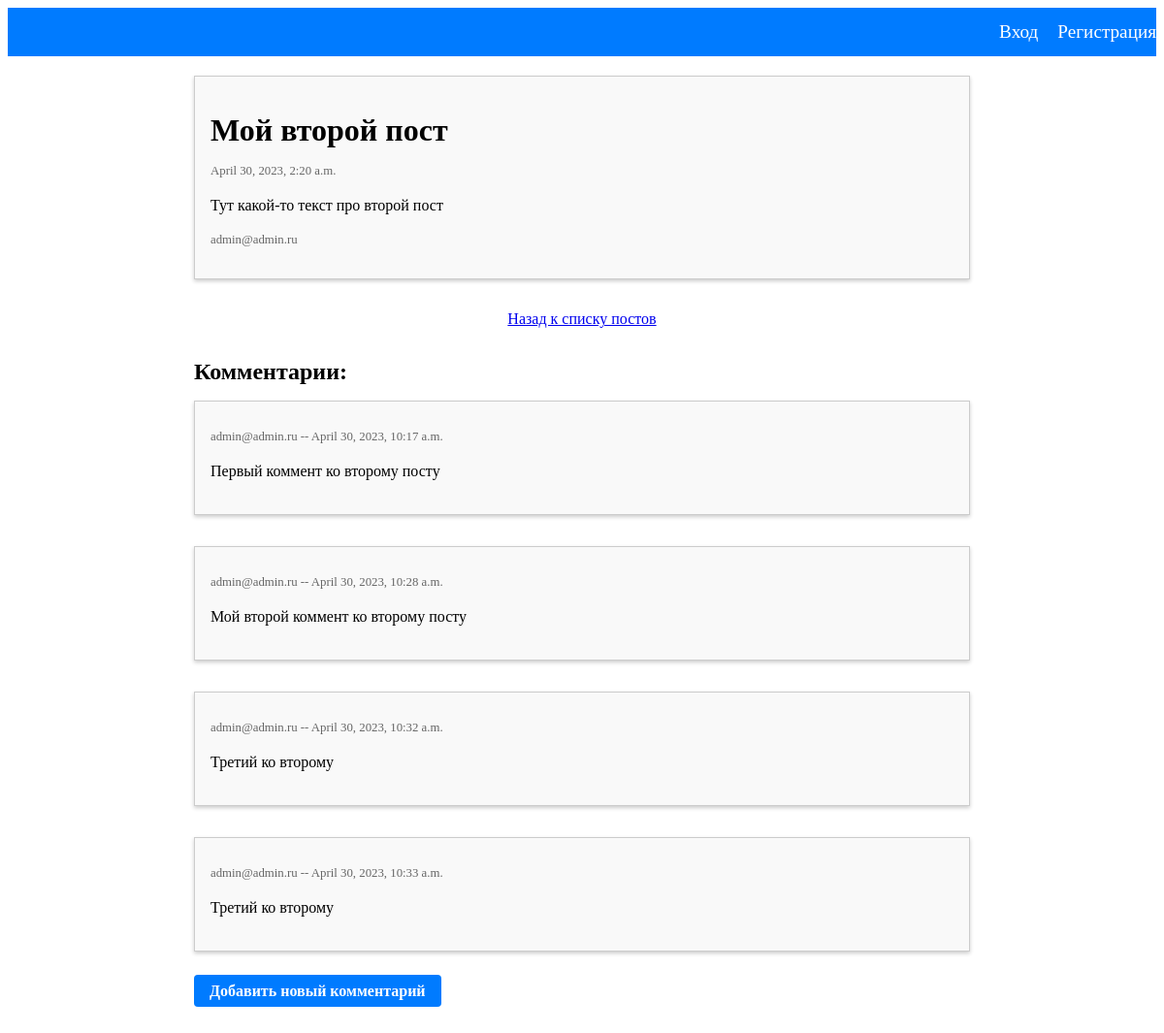
The app's page /2/, older data.
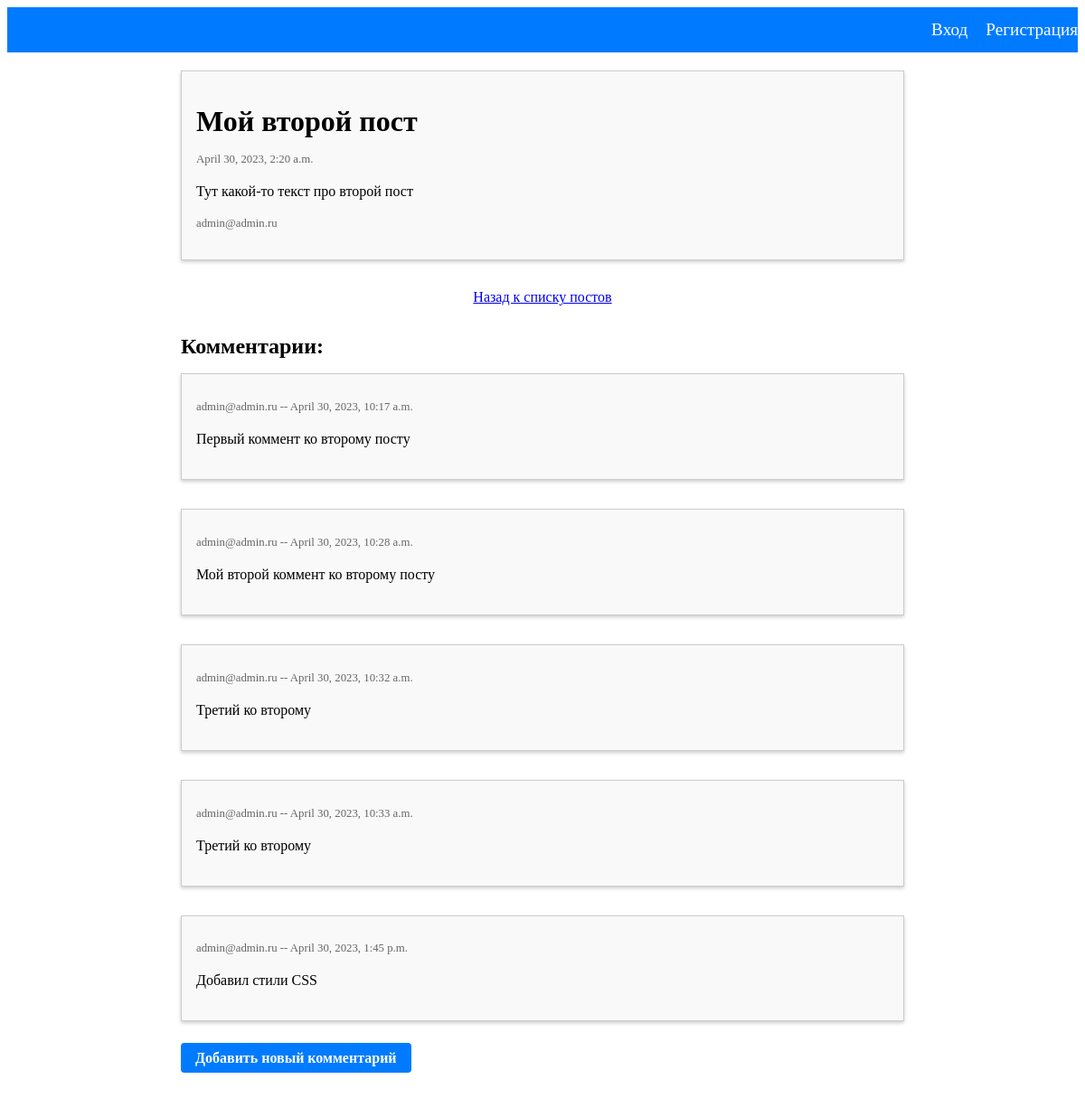
The same page, newer data.
### blog/models.py (models this page shows, shortened)
class Post(models.Model):
    title = models.CharField(max_length=255)
    text = models.TextField()
    created_date = models.DateTimeField(auto_now_add=True)
    author = models.ForeignKey(CustomUser, on_delete=models.CASCADE)

class Comment(models.Model):
    text = models.TextField()
    created_date = models.DateTimeField(auto_now_add=True)
    author = models.ForeignKey(CustomUser, on_delete=models.CASCADE)
    post = models.ForeignKey(Post, on_delete=models.CASCADE)

### users/models.py (models this page shows)
class CustomUser(AbstractBaseUser, PermissionsMixin):
    email = models.EmailField(_('email address'), unique=True)
    is_staff = models.BooleanField(default=False)
    is_active = models.BooleanField(default=True)
    date_joined = models.DateTimeField(default=timezone.now)
    USERNAME_FIELD = 'email'
    REQUIRED_FIELDS = []
    objects = CustomUserManager()
    def __str__(self):
        return self.email

### blog/views.py (the view)
# urls.py: path('<int:pk>/', PostDetailView.as_view(), name='post_detail'),
class PostDetailView(DetailView):
    model = Post
    context_object_name = 'post'
    template_name = 'blog/post_detail.html'
    def get_context_data(self, **kwargs):
        context = super().get_context_data(**kwargs)
        post = self.get_object()
        comments = Comment.objects.filter(post=post)
        context['comments'] = comments
        return context

### blog/templates/blog/post_detail.html (shortened to what this page needs)
{% extends 'blog/base.html' %}
{% block body %}
<div class="post">
  <h1 class="post-title">
    {{ post.title }}
  </h1>
  <p class="post-date">
    {{ post.created_date }}
  </p>
  <p class="post-text">
    {{ post.text }}
  </p>
  <p class="post-author">
    {{ post.author }}
  </p>
</div>
<p class="back-link">
  <a href="{% url 'blog:post_list' %}">Назад к списку постов</a>
</p>
<h2 class="comment-heading">
  Комментарии:
</h2>
<ul class="comment-list">
  {% for comment in comments %}
  <li class="comment">
    <p class="comment-info">
      {{ comment.author }} -- {{ comment.created_date }}
    </p>
    <p class="comment-text">
      {{ comment.text }}
    </p>
  </li>
  {% empty %}
  <p class="no-comment">
    Пока никто не оставил комментарий
  </p>
  {% endfor %}
</ul>
<p class="add-comment-link">
  <a href="{% url 'blog:comment_create' pk=post.pk %}">Добавить новый комментарий</a>
</p>
{% endblock %}

### blog/templates/blog/base.html (shortened to what this page needs)
<!DOCTYPE html>
<html lang="ru">
<head>
  {% load static %}
  <link rel="stylesheet" type="text/css" href="{% static 'css/style.css' %}">
</head>
<body>
  <ul class="nav-list">
    {% if user.is_authenticated %}
    <li class="nav-item nav-link">Привет, {{ user.email }}</li>
    <li class="nav-item"><a class="nav-link" href="{% url 'users:logout' %}">Выход</a></li>
    {% else %}
    <li class="nav-item"><a class="nav-link" href="{% url 'users:login' %}">Вход</a></li>
    <li class="nav-item"><a class="nav-link" href="{% url 'users:user_create' %}">Регистрация</a></li>
    {% endif %}
  </ul>
  <div class="content-container">
    {% block body %}
    {% endblock %}
  </div>
</body>
</html>

### static/css/style.css (style rules this page uses)
.nav-list { margin: 0; padding: 0; list-style-type: none; display: flex; justify-content: flex-end; align-items: center; background-color: #007bff; height: 50px; }
.nav-item { margin-left: 20px; }
.nav-link { color: #fff; text-decoration: none; font-size: 1.2em; }
.content-container { max-width: 800px; margin: 0 auto; padding: 20px; }
.post { margin-bottom: 2rem; border: 1px solid #ccc; padding: 1rem; background-color: #f9f9f9; box-shadow: 0 2px 4px rgba(0, 0, 0, 0.2); }
.post-title { font-size: 1.5rem; margin-bottom: 1rem; }
.post-date { font-size: 0.8rem; color: #666; margin-bottom: 0.5rem; }
.post-text { font-size: 1rem; line-height: 1.5; margin-bottom: 1rem; }
.post-author { font-size: 0.8rem; color: #666; }
.post-title { font-size: 2rem; margin-bottom: 1rem; }
.post-author { font-size: 0.8rem; color: #666; margin-bottom: 1rem; }
.back-link { margin-top: 1rem; margin-bottom: 2rem; }
.comment-heading { font-size: 1.5rem; margin-bottom: 1rem; }
.comment-list { list-style: none; margin: 0; padding: 0; margin-bottom: 2rem; }
.comment { margin-bottom: 2rem; border: 1px solid #ccc; padding: 1rem; background-color: #f9f9f9; box-shadow: 0 2px 4px rgba(0, 0, 0, 0.2); }
.comment-info { font-size: 0.8rem; color: #666; margin-bottom: 0.5rem; }
.comment-text { font-size: 1rem; line-height: 1.5; margin-bottom: 1rem; }
.add-comment-link { margin-top: 2rem; }
.add-comment-link a { background-color: #007bff; color: #fff; padding: 0.5rem 1rem; border-radius: 0.25rem; text-decoration: none; font-weight: bold; }
.back-link { margin-top: 20px; text-align: center; }

Row changes from the older to the newer data that the page shows:
added Comment: author "admin@admin.ru", created_date "April 30, 2023, 1:45 p.m.", text "Добавил стили CSS"
